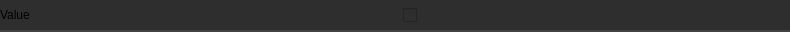
<?xml version="1.0" encoding="UTF-8"?>
<ui version="4.0">
 <class>Widget</class>
 <widget class="QWidget" name="Widget">
  <property name="geometry">
   <rect>
    <x>0</x>
    <y>0</y>
    <width>790</width>
    <height>32</height>
   </rect>
  </property>
  <property name="minimumSize">
   <size>
    <width>0</width>
    <height>0</height>
   </size>
  </property>
  <property name="maximumSize">
   <size>
    <width>16777215</width>
    <height>97</height>
   </size>
  </property>
  <property name="windowTitle">
   <string>Form</string>
  </property>
  <property name="styleSheet">
   <string notr="true">.QWidget {
    font: 580 10pt &quot;Segoe UI&quot;;
    border: 2px solid black;
    border-radius: 0px;
    border-left: 0px;
    border-right: 0px;
	border-top: 0px;
    border-color: rgba(66, 66, 66, 255);
    padding: 8px;
    padding-left: 6px;
    padding-right: 6px;
    color: #e5e5e5;
    background-color: #2e2e2e;
}

.QWidget::hover {
}
.QWidget::selected {
    background-color: #515965;
}</string>
  </property>
  <layout class="QVBoxLayout" name="verticalLayout">
   <property name="spacing">
    <number>0</number>
   </property>
   <property name="leftMargin">
    <number>0</number>
   </property>
   <property name="topMargin">
    <number>0</number>
   </property>
   <property name="rightMargin">
    <number>0</number>
   </property>
   <property name="bottomMargin">
    <number>0</number>
   </property>
   <item>
    <widget class="QFrame" name="frame">
     <property name="maximumSize">
      <size>
       <width>16777215</width>
       <height>32</height>
      </size>
     </property>
     <property name="styleSheet">
      <string notr="true">.QFrame {
    font: 580 10pt &quot;Segoe UI&quot;;
    border: 2px solid black;
    border-radius: 0px;
    border-left: 0px;
    border-right: 0px;
	border-top: 0px;
    border-color: rgba(66, 66, 66, 255);
    color: #e5e5e5;
    background-color: #2e2e2e;
}

.QFrame::hover {
}
.QFrame::selected {
    background-color: #515965;
}</string>
     </property>
     <property name="frameShape">
      <enum>QFrame::StyledPanel</enum>
     </property>
     <property name="frameShadow">
      <enum>QFrame::Raised</enum>
     </property>
     <property name="lineWidth">
      <number>0</number>
     </property>
     <layout class="QHBoxLayout" name="horizontalLayout_2">
      <property name="spacing">
       <number>16</number>
      </property>
      <property name="leftMargin">
       <number>0</number>
      </property>
      <property name="topMargin">
       <number>0</number>
      </property>
      <property name="rightMargin">
       <number>0</number>
      </property>
      <property name="bottomMargin">
       <number>0</number>
      </property>
      <item>
       <widget class="QLabel" name="label">
        <property name="styleSheet">
         <string notr="true">border:0px;
background-color: rgba(255, 255, 255, 0);
font: 8pt &quot;Segoe UI&quot;;

</string>
        </property>
        <property name="text">
         <string>Value</string>
        </property>
       </widget>
      </item>
      <item>
       <widget class="QCheckBox" name="checkBox">
        <property name="styleSheet">
         <string notr="true">QCheckBox {
    font: 600 8pt &quot;Segoe UI&quot;;
    border: 0px solid black;
    border-radius: 0px;
    border-color: rgba(94, 94, 94, 255);
    height:14px;
    color: #e5e5e5;
    background-color: #2e2e2e;
    padding-top: 2px;
    padding-bottom:2px;
}

QCheckBox::indicator:unchecked {
    image: url(://icons/check_box_outline_blank_16dp.svg);
}

QCheckBox::indicator:checked {
    image: url(://icons/select_check_box_16dp.svg);
}

/* ========================================================== */


QCheckBox:hover {
    background-color: #515965;
    color: white;
}</string>
        </property>
        <property name="text">
         <string/>
        </property>
       </widget>
      </item>
     </layout>
    </widget>
   </item>
  </layout>
 </widget>
 <resources/>
 <connections/>
</ui>
